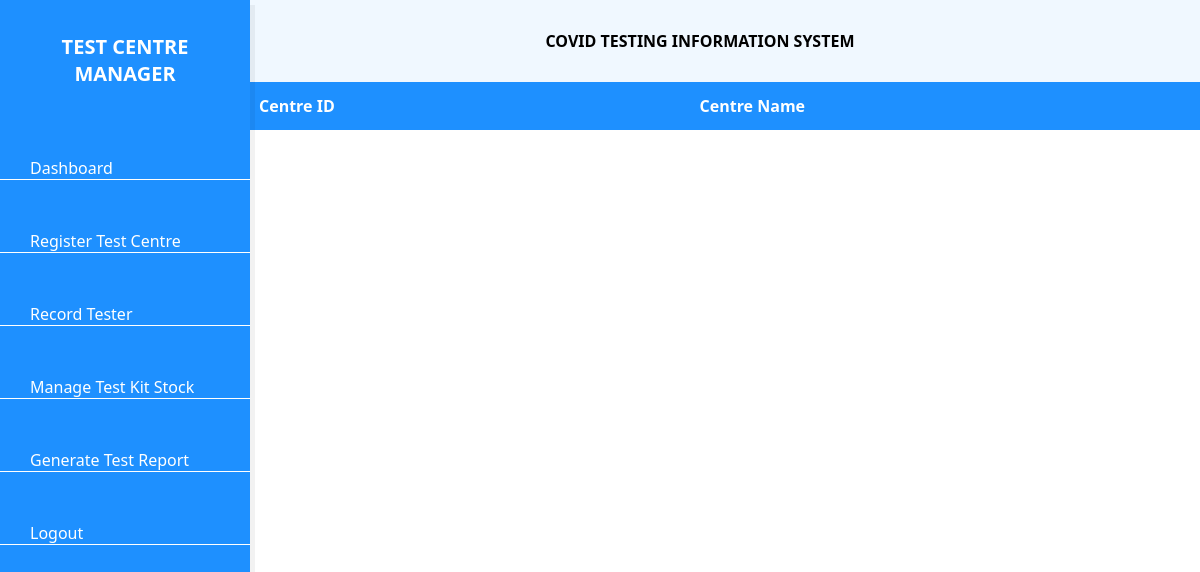
/TestCentreData.php (signed in), run on an earlier commit of the app's database.
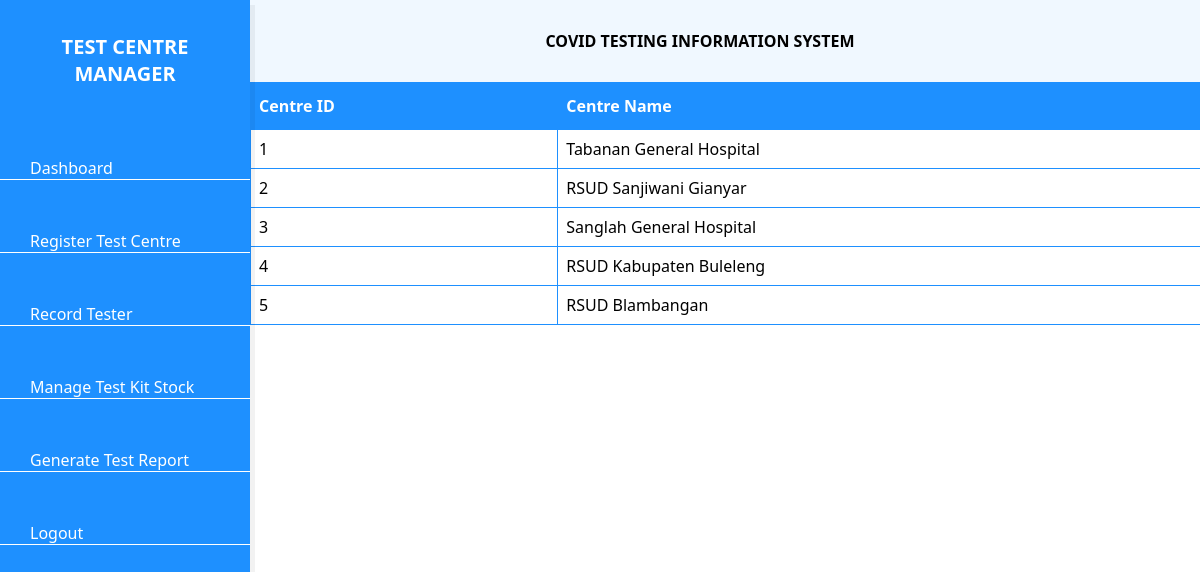
And on a later commit of the database.
### tables this page shows
CREATE TABLE `testcentre` (
  `centreID` int(255) NOT NULL,
  `centreName` varchar(255) NOT NULL
);

### TestCentreData.php (the view, shortened to what this page needs)
<?php
if (isset($_SESSION['username'])) {
?>
<!DOCTYPE html>
<html lang="en">
  <head>
    <link rel="stylesheet" href="dashboardcss/style.css" />
	<link rel="stylesheet" href="dataTables.bootstrap4.min.css" />
  </head>
  <body>
    <div class="sidebar">
      <h2>Test Centre Manager</h2>
      <ul class="nav">
        <li>
          <a href="dashboardManager.php">
            <span>Dashboard</span>
          </a>
        </li>
		<li>
          <a href="RegisterTestCentreForm.php">
            <span>Register Test Centre</span>
          </a>
        </li>
        <li>
          <a href="RecordTesterForm.php">
            <span>Record Tester</span>
          </a>
        </li>
        <li>
          <a href="ManageTestKitStockForm.php">
            <span>Manage Test Kit Stock</span>
          </a>
        </li>
        <li>
          <a href="#">
            <span>Generate Test Report</span>
          </a>
        </li>
        <li>
          <a href="Logout.php">
            <span>Logout</span>
          </a>
        </li>
      </ul>
    </div>
    <div class="main">
      <b>COVID TESTING INFORMATION SYSTEM</b>
    </div>
	<?php include "db_conn.php";?>
	<div style="overflow-x: auto;">
		<table id="testCentre">
			<thead>
				<tr>
					<th>Centre ID</th>
					<th>Centre Name</th>
				</tr>
			</thead>
			<tbody>
				<?php
					$sql=$conn->query("SELECT * FROM testCentre");
					while($co=$sql->fetch_object()){
				?>
					<tr>
					<td><?php echo $co->centreID;?></td>
					<td><?php echo $co->centreName;?></td>
				</tr>
				<?php
					}
				?>
			</tbody>
		</table>
	</div>
  </body>
</html>
<?php
}

### dashboardcss/style.css (style rules this page uses)
* { margin: 0; padding: 0; text-decoration: none; }
body { box-sizing: border-box; font-family: 'Segoe UI', Tahoma, Geneva, Verdana, sans-serif; }
.sidebar { position: fixed; background: #1E90FF; box-shadow: 5px 5px rgba(0, 0, 0, 0.05); width: 250px; height: 100%; top: 0; left: 0; z-index: 1; }
.sidebar h2 { text-align: center; font-size: 20px; text-transform: uppercase; color: #ffffff; background: #1E90FF; padding: 20px; font-weight: bold; }
.sidebar ul li { border-bottom: 1px solid #ffffff; margin: 50px 0; }
.sidebar ul li a { color: #ffffff; padding: 0 30px; }
.main { text-align: center; background: #F0F8FF; box-shadow: 5px 5px rgba(0, 0, 0, 0.05); margin-left: 200px; padding: 30px; }
h2 { color: #FFFFFF; text-align: center; margin-bottom: 40px; }
h2 { margin-top: 5%; }
#testCentre { border-collapse: collapse; width: 85.3%; margin-left: 250px; }
#testCentre td, #testCentre th { border: 1px solid #1E90FF; padding: 8px; }
#testCentre th { padding-top: 12px; padding-bottom: 12px; text-align: left; background-color: #1E90FF; color: white; }

What changed in the data, as far as the page shows it:
added testcentre: centreID "1", centreName "Tabanan General Hospital"
added testcentre: centreID "2", centreName "RSUD Sanjiwani Gianyar"
added testcentre: centreID "3", centreName "Sanglah General Hospital"
added testcentre: centreID "4", centreName "RSUD Kabupaten Buleleng"
added testcentre: centreID "5", centreName "RSUD Blambangan"
